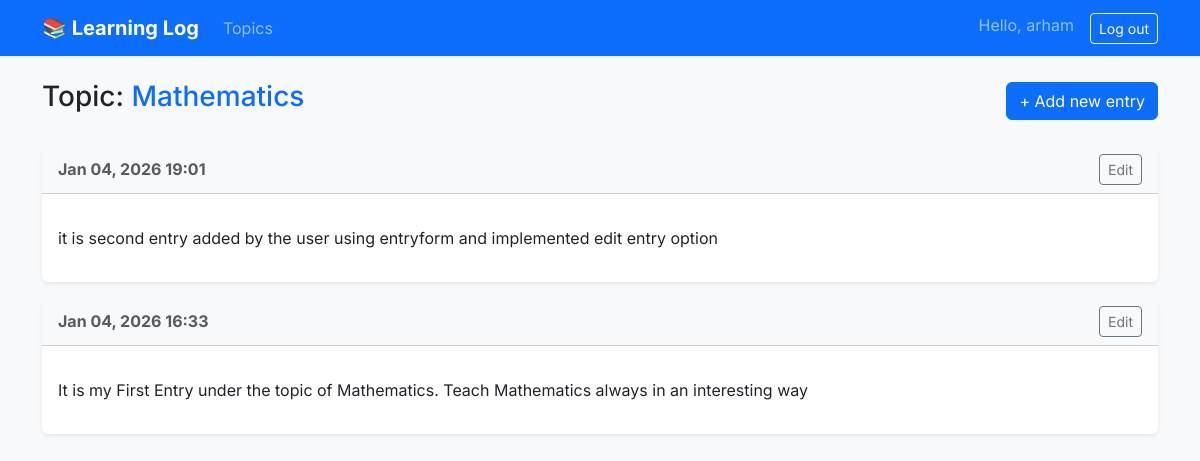
/topics/1/ (signed in), run on the app's committed database.
### learning_logs/models.py (models this page shows, shortened)
class Topic(models.Model):
    text = models.CharField(max_length=200)
    date_added = models.DateTimeField(auto_now_add=True)
    owner = models.ForeignKey(User, on_delete=models.CASCADE)
    def __str__(self):
        return self.text

class Entry(models.Model):
    topic = models.ForeignKey(Topic, on_delete=models.CASCADE)
    text = models.TextField()
    date_added = models.DateTimeField(auto_now_add=True)
    class Meta:
        verbose_name_plural = 'entries'

### learning_logs/views.py (the view)
# urls.py: path('topics/<int:topic_id>/', views.topic, name='topic'),
@login_required
def topic(request, topic_id):
    topic = get_object_or_404(Topic, id=topic_id)
    check_topic_owner(request, topic)
    entries = topic.entry_set.order_by('-date_added')
    context = {'topic': topic, 'entries': entries}
    return render(request, 'learning_logs/topic.html', context)

### learning_logs/views.py (called while the page is built)
def check_topic_owner(request, topic):
    if topic.owner != request.user and not request.user.is_superuser:
        raise Http404

### learning_logs/templates/learning_logs/topic.html
{% extends "learning_logs/base.html" %}
{% block content %}
  <div class="d-flex justify-content-between align-items-center mb-4">
    <h3>Topic: <span class="text-primary">{{ topic }}</span></h3>
    <a href="{% url 'learning_logs:new_entry' topic.id %}" class="btn btn-primary">
      + Add new entry
    </a>
  </div>
  <div class="row">
    <div class="col-md-12">
      {% for entry in entries %}
        <div class="card mb-3 shadow-sm border-0">
          <div class="card-header bg-light d-flex justify-content-between align-items-center">
            <span class="fw-bold text-muted">{{ entry.date_added|date:'M d, Y H:i' }}</span>
            <a href="{% url 'learning_logs:edit_entry' entry.id %}" class="btn btn-sm btn-outline-secondary">Edit</a>
          </div>
          <div class="card-body">
            <p class="card-text">{{ entry.text|linebreaks }}</p>
          </div>
        </div>
      {% empty %}
        <div class="alert alert-info text-center">
          There are no entries for this topic yet. Start by adding one above!
        </div>
      {% endfor %}
    </div>
  </div>
{% endblock content %}

### learning_logs/templates/learning_logs/base.html (shortened to what this page needs)
<!doctype html>
<html lang="en">
  <head>
    <link href="https://cdn.jsdelivr.net/npm/bootstrap@5.3.0/dist/css/bootstrap.min.css" rel="stylesheet">
  </head>
  <body>
    <nav class="navbar navbar-expand-lg navbar-dark bg-primary mb-4">
      <div class="container">
        <a class="navbar-brand fw-bold" href="{% url 'learning_logs:index' %}">📚 Learning Log</a>
        <div class="collapse navbar-collapse" id="navbarNav">
          <ul class="navbar-nav me-auto">
            <li class="nav-item">
              <a class="nav-link" href="{% url 'learning_logs:topics' %}">Topics</a>
            </li>
          </ul>
          <ul class="navbar-nav ms-auto">
            {% if user.is_authenticated %}
              <li class="nav-item">
                <span class="navbar-text me-3">Hello, {{ user.username }}</span>
              </li>
              <li class="nav-item">
                <form action="{% url 'logout' %}" method="post" class="d-inline">
                  <button type="submit" class="btn btn-outline-light btn-sm">Log out</button>
                </form>
              </li>
            {% endif %}
          </ul>
        </div>
      </div>
    </nav>
    <div class="container">
      {% block content %}{% endblock content %}
    </div>
  </body>
</html>

### learning_logs/templates/learning_logs/base.html (style rules this page uses)
body { font-family: 'Inter', sans-serif; background-color: #f8f9fa; }
.navbar { box-shadow: 0 2px 4px rgba(0,0,0,0.05); }

### data on the page
Topic: text "Mathematics"
Entry: date_added "Jan 04, 2026 19:01", text "it is second entry added by the user using entryform and implemented edit entry option"
Entry: date_added "Jan 04, 2026 16:33", text "It is my First Entry under the topic of Mathematics. Teach Mathematics always in an interesting way"

### other printed values
{{ user.username }} "arham"
